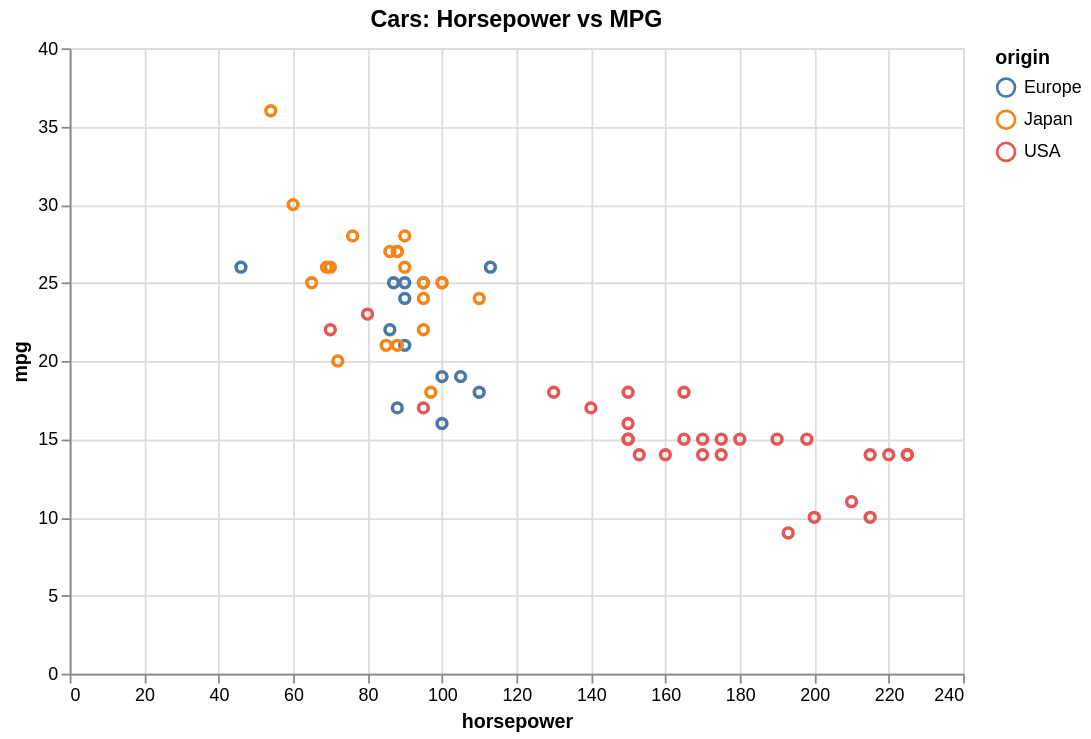

Write the Vega-Lite specification saved for this chart.
### Vega-Lite specification from a JSON file in a GitHub repository (floating-point values rounded to 4 significant figures)
{"$schema": "https://vega.github.io/schema/vega-lite/v5.json", "height": 350, "encoding": {"tooltip": [{"field": "horsepower", "type": "quantitative"}, {"field": "origin", "type": "nominal"}, {"field": "mpg", "type": "quantitative"}], "x": {"field": "horsepower", "type": "quantitative"}, "color": {"field": "origin", "type": "nominal"}, "opacity": {"condition": {"param": "legend_selection", "value": 1, "empty": true}, "value": 0.15}, "y": {"field": "mpg", "type": "quantitative"}}, "data": {"values": [{"horsepower": 130, "acceleration": 12.0, "weight": 3504, "mpg": 18, "cylinders": 8, "origin": "USA"}, {"horsepower": 165, "acceleration": 11.5, "weight": 3693, "mpg": 15, "cylinders": 8, "origin": "USA"}, {"horsepower": 150, "acceleration": 11.0, "weight": 3436, "mpg": 18, "cylinders": 8, "origin": "USA"}, {"horsepower": 150, "acceleration": 12.0, "weight": 3433, "mpg": 16, "cylinders": 8, "origin": "USA"}, {"horsepower": 140, "acceleration": 10.5, "weight": 3449, "mpg": 17, "cylinders": 8, "origin": "USA"}, {"horsepower": 198, "acceleration": 10.0, "weight": 4341, "mpg": 15, "cylinders": 8, "origin": "USA"}, {"horsepower": 220, "acceleration": 9.0, "weight": 4354, "mpg": 14, "cylinders": 8, "origin": "USA"}, {"horsepower": 215, "acceleration": 8.5, "weight": 4312, "mpg": 14, "cylinders": 8, "origin": "USA"}, {"horsepower": 225, "acceleration": 10.0, "weight": 4425, "mpg": 14, "cylinders": 8, "origin": "USA"}, {"horsepower": 190, "acceleration": 8.5, "weight": 3850, "mpg": 15, "cylinders": 8, "origin": "USA"}, {"horsepower": 170, "acceleration": 10.0, "weight": 3563, "mpg": 15, "cylinders": 8, "origin": "USA"}, {"horsepower": 160, "acceleration": 8.0, "weight": 3609, "mpg": 14, "cylinders": 8, "origin": "USA"}, {"horsepower": 150, "acceleration": 9.5, "weight": 3761, "mpg": 15, "cylinders": 8, "origin": "USA"}, {"horsepower": 225, "acceleration": 10.0, "weight": 3086, "mpg": 14, "cylinders": 8, "origin": "USA"}, {"horsepower": 95, "acceleration": 15.0, "weight": 2372, "mpg": 24, "cylinders": 4, "origin": "Japan"}, {"horsepower": 95, "acceleration": 15.5, "weight": 2833, "mpg": 22, "cylinders": 4, "origin": "Japan"}, {"horsepower": 97, "acceleration": 15.5, "weight": 2774, "mpg": 18, "cylinders": 4, "origin": "Japan"}, {"horsepower": 85, "acceleration": 16.0, "weight": 2587, "mpg": 21, "cylinders": 4, "origin": "Japan"}, {"horsepower": 88, "acceleration": 14.5, "weight": 2130, "mpg": 27, "cylinders": 4, "origin": "Japan"}, {"horsepower": 46, "acceleration": 20.5, "weight": 1835, "mpg": 26, "cylinders": 4, "origin": "Europe"}, {"horsepower": 87, "acceleration": 17.5, "weight": 2672, "mpg": 25, "cylinders": 4, "origin": "Europe"}, {"horsepower": 90, "acceleration": 15.0, "weight": 2430, "mpg": 24, "cylinders": 4, "origin": "Europe"}, {"horsepower": 95, "acceleration": 17.5, "weight": 2375, "mpg": 25, "cylinders": 4, "origin": "Europe"}, {"horsepower": 113, "acceleration": 15.5, "weight": 2234, "mpg": 26, "cylinders": 4, "origin": "Europe"}, {"horsepower": 90, "acceleration": 18.5, "weight": 2648, "mpg": 21, "cylinders": 4, "origin": "Europe"}, {"horsepower": 215, "acceleration": 14.0, "weight": 4615, "mpg": 10, "cylinders": 8, "origin": "USA"}, {"horsepower": 200, "acceleration": 13.0, "weight": 4376, "mpg": 10, "cylinders": 8, "origin": "USA"}, {"horsepower": 210, "acceleration": 13.5, "weight": 4382, "mpg": 11, "cylinders": 8, "origin": "USA"}, {"horsepower": 193, "acceleration": 18.0, "weight": 4732, "mpg": 9, "cylinders": 8, "origin": "USA"}, {"horsepower": 88, "acceleration": 14.5, "weight": 2130, "mpg": 27, "cylinders": 4, "origin": "Japan"}, {"horsepower": 90, "acceleration": 13.5, "weight": 2264, "mpg": 28, "cylinders": 4, "origin": "Japan"}, {"horsepower": 95, "acceleration": 15.5, "weight": 2228, "mpg": 25, "cylinders": 4, "origin": "Japan"}, {"horsepower": 100, "acceleration": 19.0, "weight": 2046, "mpg": 25, "cylinders": 4, "origin": "Japan"}, {"horsepower": 105, "acceleration": 13.0, "weight": 2634, "mpg": 19, "cylinders": 4, "origin": "Europe"}, {"horsepower": 100, "acceleration": 15.5, "weight": 2702, "mpg": 16, "cylinders": 4, "origin": "Europe"}, {"horsepower": 88, "acceleration": 16.5, "weight": 2875, "mpg": 17, "cylinders": 4, "origin": "Europe"}, {"horsepower": 100, "acceleration": 17.0, "weight": 2901, "mpg": 19, "cylinders": 4, "origin": "Europe"}, {"horsepower": 165, "acceleration": 11.0, "weight": 3353, "mpg": 18, "cylinders": 6, "origin": "USA"}, {"horsepower": 175, "acceleration": 11.5, "weight": 3169, "mpg": 14, "cylinders": 6, "origin": "USA"}, {"horsepower": 153, "acceleration": 12.5, "weight": 2906, "mpg": 14, "cylinders": 6, "origin": "USA"}, {"horsepower": 150, "acceleration": 13.5, "weight": 3380, "mpg": 15, "cylinders": 6, "origin": "USA"}, {"horsepower": 180, "acceleration": 12.0, "weight": 3740, "mpg": 15, "cylinders": 8, "origin": "USA"}, {"horsepower": 170, "acceleration": 11.0, "weight": 4080, "mpg": 14, "cylinders": 8, "origin": "USA"}, {"horsepower": 175, "acceleration": 11.5, "weight": 3645, "mpg": 15, "cylinders": 8, "origin": "USA"}, {"horsepower": 110, "acceleration": 14.0, "weight": 2585, "mpg": 24, "cylinders": 4, "origin": "Japan"}, {"horsepower": 72, "acceleration": 19.0, "weight": 2310, "mpg": 20, "cylinders": 4, "origin": "Japan"}, {"horsepower": 100, "acceleration": 15.0, "weight": 2472, "mpg": 25, "cylinders": 4, "origin": "Japan"}, {"horsepower": 88, "acceleration": 16.0, "weight": 2265, "mpg": 21, "cylinders": 4, "origin": "Japan"}, {"horsepower": 86, "acceleration": 19.5, "weight": 2110, "mpg": 27, "cylinders": 4, "origin": "Japan"}, {"horsepower": 90, "acceleration": 14.5, "weight": 2800, "mpg": 26, "cylinders": 4, "origin": "Japan"}, {"horsepower": 70, "acceleration": 19.5, "weight": 2110, "mpg": 26, "cylinders": 4, "origin": "Japan"}, {"horsepower": 76, "acceleration": 17.0, "weight": 2085, "mpg": 28, "cylinders": 4, "origin": "Japan"}, {"horsepower": 65, "acceleration": 17.0, "weight": 2245, "mpg": 25, "cylinders": 4, "origin": "Japan"}, {"horsepower": 69, "acceleration": 15.0, "weight": 1965, "mpg": 26, "cylinders": 4, "origin": "Japan"}, {"horsepower": 60, "acceleration": 17.0, "weight": 1755, "mpg": 30, "cylinders": 4, "origin": "Japan"}, {"horsepower": 70, "acceleration": 14.0, "weight": 2815, "mpg": 22, "cylinders": 6, "origin": "USA"}, {"horsepower": 95, "acceleration": 12.5, "weight": 3210, "mpg": 17, "cylinders": 6, "origin": "USA"}, {"horsepower": 80, "acceleration": 13.5, "weight": 3380, "mpg": 23, "cylinders": 6, "origin": "USA"}, {"horsepower": 54, "acceleration": 15.5, "weight": 1760, "mpg": 36, "cylinders": 4, "origin": "Japan"}, {"horsepower": 90, "acceleration": 14.0, "weight": 2130, "mpg": 25, "cylinders": 4, "origin": "Europe"}, {"horsepower": 86, "acceleration": 15.5, "weight": 2205, "mpg": 22, "cylinders": 4, "origin": "Europe"}, {"horsepower": 110, "acceleration": 13.5, "weight": 2245, "mpg": 18, "cylinders": 4, "origin": "Europe"}]}, "title": "Cars: Horsepower vs MPG", "width": 500, "mark": "point", "params": [{"name": "legend_selection", "bind": "legend", "select": {"fields": ["origin"], "type": "point"}}]}
